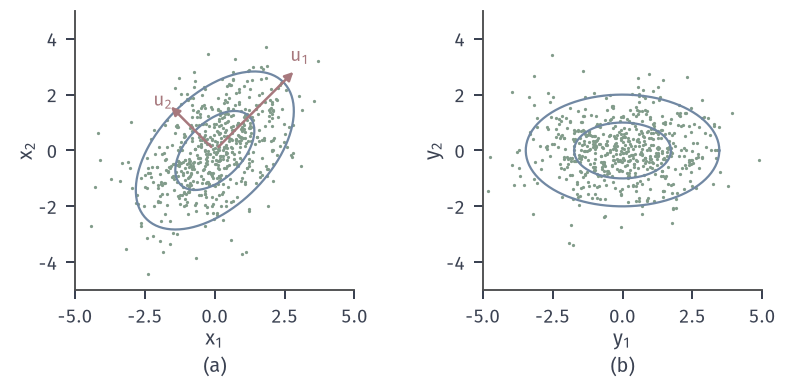

Write the Python code that produced this figure.
"""X ~ N(0, Sigma), Sigma=[[2,1],[1,2]], eigenvalues 3 and 1, eigenvectors (1,1)/sqrt2, (-1,1)/sqrt2.
(a) 600 samples (seed SEED) with eigen-axes; (b) Y=U^T X, uncorrelated with variances 3 and 1."""
from pathlib import Path
import sys
import math
HERE = Path(__file__).resolve().parent
sys.path.insert(0, str(HERE.parent/'rd-common'))
from common import *

S = np.array([[2., 1.], [1., 2.]])
lam, U = np.linalg.eigh(S)          # ascending: 1, 3
U = U[:, ::-1]; lam = lam[::-1]
if U[0, 0] < 0: U[:, 0] *= -1
if U[1, 1] < 0: U[:, 1] *= -1
rng = np.random.default_rng(SEED)
X = rng.multivariate_normal([0, 0], S, size=600)
Y = X @ U
fig, axs = figure(width_mm=112, height_mm=54, ncols=2)
panel(fig, left=.07, right=.985, top=.97, bottom=.24, wspace=.28)
ax = axs[0]
ax.plot(X[:, 0], X[:, 1], 'o', ms=1.3, color=GREEN, mew=0)
t = np.linspace(0, 2*math.pi, 200)
for c in (1, 2):
    E = (U*np.sqrt(lam)*c) @ np.vstack([np.cos(t), np.sin(t)])
    ax.plot(E[0], E[1], color=BLUE, lw=.9)
for k in range(2):
    v = U[:, k]*math.sqrt(lam[k])*2.4
    ax.annotate('', xy=v, xytext=(0, 0), arrowprops=dict(arrowstyle='-|>', color=RED, lw=1.0, mutation_scale=7))
lab(ax, 2.7, 3.2, '$\\mathbf{u}_1$', RED); lab(ax, -2.2, 1.6, '$\\mathbf{u}_2$', RED)
ax.set_aspect('equal'); ax.set_xlim(-5, 5); ax.set_ylim(-5, 5)
axlab(ax, '$x_1$', '$x_2$')
ax = axs[1]
ax.plot(Y[:, 0], Y[:, 1], 'o', ms=1.3, color=GREEN, mew=0)
for c in (1, 2):
    ax.plot(c*math.sqrt(lam[0])*np.cos(t), c*math.sqrt(lam[1])*np.sin(t), color=BLUE, lw=.9)
ax.set_aspect('equal'); ax.set_xlim(-5, 5); ax.set_ylim(-5, 5)
axlab(ax, '$y_1$', '$y_2$')
tags(fig, axs)
save(fig, HERE, 'figure', {'eigvals': lam.tolist(), 'sample_cov_Y': np.cov(Y.T).round(3).tolist()})
